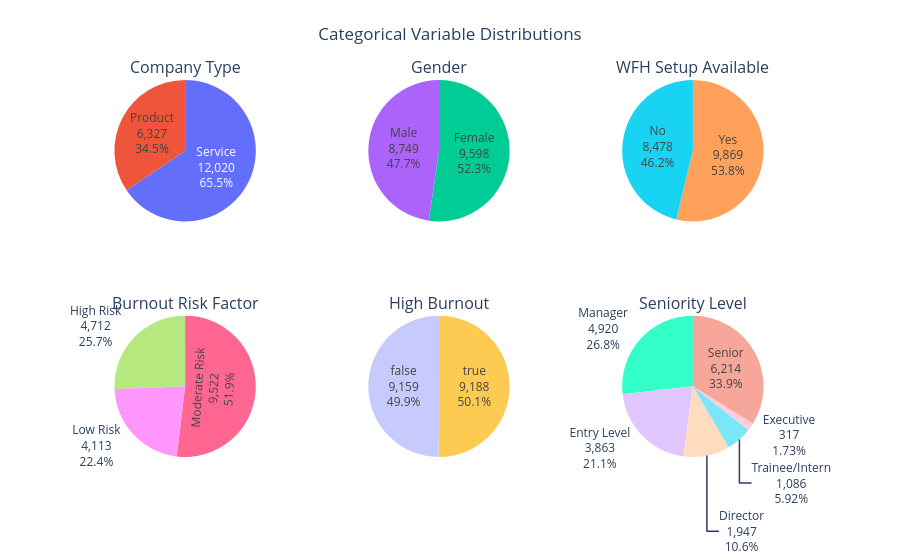

Notebook code for this chart:
### Code cell
from plotly.subplots import make_subplots
import plotly.graph_objects as go

datasets = [
     (company_type_counts, "Company Type", "Company Type"),
    (gender_counts, "Gender", "Gender"),
    (wfh_counts, "WFH Setup Available", "WFH Setup Available"),
    (burnout_risk_factor_counts, "Burnout Risk Factor", "Burnout Risk Factor"),
    (high_burnout_counts, "High Burnout", "High Burnout"),
    (seniority_level_counts, "Seniority Level", "Seniority Level")
]

fig = make_subplots(
    rows=2, cols=3,
    subplot_titles=[d[2] for d in datasets],
    specs=[[{"type": "pie"}] * 3] * 2
)

positions = [(1, 1), (1, 2), (1, 3), (2, 1), (2, 2), (2, 3)]

for (df, col, title), (row, col_pos) in zip(datasets, positions):
    fig.add_trace(
        go.Pie(
            labels=df[col],
            values=df["Count"],
            textinfo="label+percent",
            customdata=df["Count"],
            hovertemplate="<b>%{label}</b><br>Count: %{customdata:,}<br>Percent: %{percent}<extra></extra>",
            texttemplate="%{label}<br>%{customdata:,}<br>%{percent}",
            showlegend=False
        ),
        row=row, col=col_pos
    )

fig.update_layout(
    height=700,
    title_text="Categorical Variable Distributions",
    title_x=0.5,
    margin=dict(t=80, b=40, l=40, r=40)
)

fig.show()

### Figure 1 — Plotly figure (JSON) as saved in the notebook; plotly's stock layout.template omitted (floating-point values rounded to 4 significant figures)
{"data": [{"customdata": [12020, 6327], "domain": {"x": [0, 0.2889], "y": [0.625, 1]}, "hovertemplate": "<b>%{label}</b><br>Count: %{customdata:,}<br>Percent: %{percent}<extra></extra>", "labels": ["Service", "Product"], "showlegend": false, "textinfo": "label+percent", "texttemplate": "%{label}<br>%{customdata:,}<br>%{percent}", "type": "pie", "values": [12020, 6327]}, {"customdata": [9598, 8749], "domain": {"x": [0.3556, 0.6444], "y": [0.625, 1]}, "hovertemplate": "<b>%{label}</b><br>Count: %{customdata:,}<br>Percent: %{percent}<extra></extra>", "labels": ["Female", "Male"], "showlegend": false, "textinfo": "label+percent", "texttemplate": "%{label}<br>%{customdata:,}<br>%{percent}", "type": "pie", "values": [9598, 8749]}, {"customdata": [9869, 8478], "domain": {"x": [0.7111, 1], "y": [0.625, 1]}, "hovertemplate": "<b>%{label}</b><br>Count: %{customdata:,}<br>Percent: %{percent}<extra></extra>", "labels": ["Yes", "No"], "showlegend": false, "textinfo": "label+percent", "texttemplate": "%{label}<br>%{customdata:,}<br>%{percent}", "type": "pie", "values": [9869, 8478]}, {"customdata": [9522, 4712, 4113], "domain": {"x": [0, 0.2889], "y": [0, 0.375]}, "hovertemplate": "<b>%{label}</b><br>Count: %{customdata:,}<br>Percent: %{percent}<extra></extra>", "labels": ["Moderate Risk", "High Risk", "Low Risk"], "showlegend": false, "textinfo": "label+percent", "texttemplate": "%{label}<br>%{customdata:,}<br>%{percent}", "type": "pie", "values": [9522, 4712, 4113]}, {"customdata": [9188, 9159], "domain": {"x": [0.3556, 0.6444], "y": [0, 0.375]}, "hovertemplate": "<b>%{label}</b><br>Count: %{customdata:,}<br>Percent: %{percent}<extra></extra>", "labels": [true, false], "showlegend": false, "textinfo": "label+percent", "texttemplate": "%{label}<br>%{customdata:,}<br>%{percent}", "type": "pie", "values": [9188, 9159]}, {"customdata": [6214, 4920, 3863, 1947, 1086, 317], "domain": {"x": [0.7111, 1], "y": [0, 0.375]}, "hovertemplate": "<b>%{label}</b><br>Count: %{customdata:,}<br>Percent: %{percent}<extra></extra>", "labels": ["Senior", "Manager", "Entry Level", "Director", "Trainee/Intern", "Executive"], "showlegend": false, "textinfo": "label+percent", "texttemplate": "%{label}<br>%{customdata:,}<br>%{percent}", "type": "pie", "values": [6214, 4920, 3863, 1947, 1086, 317]}], "layout": {"annotations": [{"font": {"size": 16}, "showarrow": false, "text": "Company Type", "x": 0.1444, "xanchor": "center", "xref": "paper", "y": 1, "yanchor": "bottom", "yref": "paper"}, {"font": {"size": 16}, "showarrow": false, "text": "Gender", "x": 0.5, "xanchor": "center", "xref": "paper", "y": 1, "yanchor": "bottom", "yref": "paper"}, {"font": {"size": 16}, "showarrow": false, "text": "WFH Setup Available", "x": 0.8556, "xanchor": "center", "xref": "paper", "y": 1, "yanchor": "bottom", "yref": "paper"}, {"font": {"size": 16}, "showarrow": false, "text": "Burnout Risk Factor", "x": 0.1444, "xanchor": "center", "xref": "paper", "y": 0.375, "yanchor": "bottom", "yref": "paper"}, {"font": {"size": 16}, "showarrow": false, "text": "High Burnout", "x": 0.5, "xanchor": "center", "xref": "paper", "y": 0.375, "yanchor": "bottom", "yref": "paper"}, {"font": {"size": 16}, "showarrow": false, "text": "Seniority Level", "x": 0.8556, "xanchor": "center", "xref": "paper", "y": 0.375, "yanchor": "bottom", "yref": "paper"}], "autosize": true, "margin": {"b": 40, "l": 40, "r": 40, "t": 80}, "title": {"text": "Categorical Variable Distributions", "x": 0.5}}}
